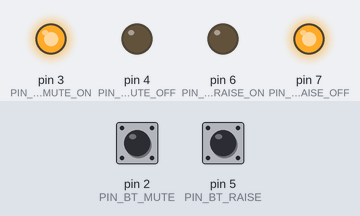
This program was run on a simulated Arduino Micro, built with avr-gcc and run on an emulated ATmega32U4. On the bench: output pins drawn as LEDs (lit = HIGH). Dashed ring = blinking. Inputs (shaded band) come from the test bench; at power-on: pin 2 (PIN_BT_MUTE) HIGH, pin 5 (PIN_BT_RAISE) HIGH. USB keyboard and mouse output is not drawn.

Above: at 1.2 s.
1.3 s: pin 2 (PIN_BT_MUTE) pulled LOW for 3.2 s
At 1.8 s:
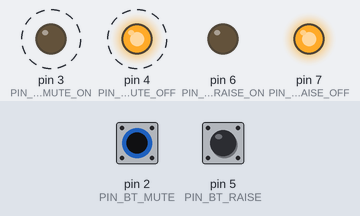
6.0 s: pin 5 (PIN_BT_RAISE) pulled LOW for 0.15 s
At 7.3 s:
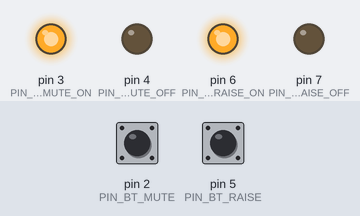
7.6 s: pin 2 (PIN_BT_MUTE) pulled LOW for 0.15 s
At 8.0 s:
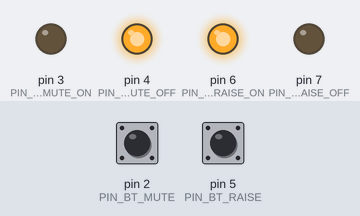
9.2 s: pin 5 (PIN_BT_RAISE) pulled LOW for 3.2 s
At 9.7 s:
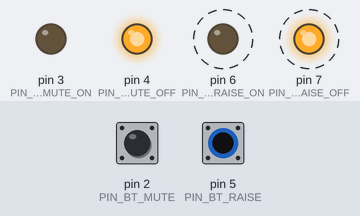
Timing chart, 0 to 13.8 s (numbered marks = the images above; inputs shaded):
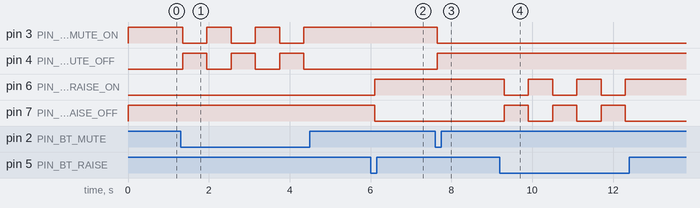

Measured:
- after the input at 1.3 s, pin 3 (PIN_LED_MUTE_ON): alternates HIGH for 0.60 s and LOW for 0.60 s, 6 changes in all, then stays HIGH, starting after 0.05 s; pin 4 (PIN_LED_MUTE_OFF): alternates HIGH for 0.60 s and LOW for 0.60 s, 6 changes in all, then stays LOW, starting after 0.05 s
- after the input at 6.0 s, pin 6 (PIN_LED_RAISE_ON): LOW → HIGH after 0.10 s; pin 7 (PIN_LED_RAISE_OFF): HIGH → LOW after 0.10 s
- after the input at 7.6 s, pin 3 (PIN_LED_MUTE_ON): HIGH → LOW after 0.05 s; pin 4 (PIN_LED_MUTE_OFF): LOW → HIGH after 0.05 s
- after the input at 9.2 s, pin 6 (PIN_LED_RAISE_ON): alternates HIGH for 0.60 s and LOW for 0.60 s, 6 changes in all, then stays HIGH, starting after 0.10 s; pin 7 (PIN_LED_RAISE_OFF): alternates HIGH for 0.60 s and LOW for 0.60 s, 6 changes in all, then stays LOW, starting after 0.10 s

The program:

main.cpp
```cpp
#include "Arduino.h"
#include "Keyboard.h"

#include "configuration.h"
#include "pins.h"

bool isMute = INIT_MUTE;
bool isRaise = INIT_RAISE;

void pinModeOutOff(int pin) {
  pinMode(pin, OUTPUT);
  digitalWrite(pin, LOW);
}

void ledWrite(int led, bool state, bool en, bool inv) {
  if(en) {
    if(!inv) {
      digitalWrite(led, state);
    } else {
      digitalWrite(led, !state);
    }
  }
}

bool btRead(int bt, bool en, bool inv) {
  bool t1 = false;
  bool t2 = false;
  if(en) {
    if(!inv) {
      t1 = !digitalRead(bt);
    } else {
      t1 = digitalRead(bt);
    }
    delay(50);
    if(!inv) {
      t2 = !digitalRead(bt);
    } else {
      t2 = digitalRead(bt);
    }
    if(t1 == LOW || t2 == LOW) {
      return(LOW);
    } else {
      return(HIGH);
    }
  } else {
    return(LOW);
  }
}

void pressCombination(char k1, bool k2en, char k2, bool k3en, char k3) {
  Keyboard.press(k1);
  if(k2en) {
    Keyboard.press(k2);
  }
  if(k3en) {
    Keyboard.press(k3);
  }
  delay(100);
  Keyboard.releaseAll();
}


void setup() {
  pinMode(PIN_BT_MUTE, INPUT_PULLUP);
  pinMode(PIN_BT_RAISE, INPUT_PULLUP);
  pinModeOutOff(PIN_LED_MUTE_ON);
  pinModeOutOff(PIN_LED_MUTE_OFF);
  pinModeOutOff(PIN_LED_RAISE_ON);
  pinModeOutOff(PIN_LED_RAISE_OFF);
  ledWrite(PIN_LED_MUTE_ON, HIGH, LED_MUTE_ON_EN, LED_MUTE_ON_INV);
  ledWrite(PIN_LED_RAISE_OFF, HIGH, LED_RAISE_OFF_EN, LED_RAISE_OFF_INV);
  Keyboard.begin();
}

void loop() {
  if(btRead(PIN_BT_MUTE, BT_MUTE_EN, BT_MUTE_INV)) {
    if(isMute) {
      ledWrite(PIN_LED_MUTE_OFF, HIGH, LED_MUTE_OFF_EN, LED_MUTE_OFF_INV);
      ledWrite(PIN_LED_MUTE_ON, LOW, LED_MUTE_ON_EN, LED_MUTE_ON_INV);
      pressCombination(UNMUTE_KEY_1, UNMUTE_EN_2, UNMUTE_KEY_2, UNMUTE_EN_3, UNMUTE_KEY_3);
      isMute = false;
    } else {
      ledWrite(PIN_LED_MUTE_OFF, LOW, LED_MUTE_OFF_EN, LED_MUTE_OFF_INV);
      ledWrite(PIN_LED_MUTE_ON, HIGH, LED_MUTE_ON_EN, LED_MUTE_ON_INV);
      pressCombination(MUTE_KEY_1, MUTE_EN_2, MUTE_KEY_2, MUTE_EN_3, MUTE_KEY_3);
      isMute = true;
    }
    delay(400);
  }
  if(btRead(PIN_BT_RAISE, BT_RAISE_EN, BT_RAISE_INV)) {
    if(!isRaise) {
      ledWrite(PIN_LED_RAISE_ON, HIGH, LED_RAISE_ON_EN, LED_RAISE_ON_INV);
      ledWrite(PIN_LED_RAISE_OFF, LOW, LED_RAISE_OFF_EN, LED_RAISE_OFF_INV);
      pressCombination(RAISE_KEY_1, RAISE_EN_2, RAISE_KEY_2, RAISE_EN_3, RAISE_KEY_3);
      isRaise = true;
    } else {
      ledWrite(PIN_LED_RAISE_ON, LOW, LED_RAISE_ON_EN, LED_RAISE_ON_INV);
      ledWrite(PIN_LED_RAISE_OFF, HIGH, LED_RAISE_OFF_EN, LED_RAISE_OFF_INV);
      pressCombination(UNRAISE_KEY_1, UNRAISE_EN_2, UNRAISE_KEY_2, UNRAISE_EN_3, UNRAISE_KEY_3);
      isRaise = false;
    }
    delay(400);
  }
}
```

configuration.h
```cpp
//This is the configuration file. Here you can setup your remote to fit your needs.


//**COMMANDS**
//This is the commands section. Here you can define, which keys have to pressed for the different functions.
//Alphanumerical keys are written as numbers('1') or lowercase letters in single quotation marks('a')
//The same applies to common symbols like ; - * etc.(';')
//Special keys and modifier-keys are written as key-codes(KEY_LEFT_CTRL)
//You can find all the key-codes at: https://www.arduino.cc/reference/en/language/functions/usb/keyboard/keyboardmodifiers/
//Each function can have up to 3 keys pressed simultaneously but doesn't have to
//The second an third key can be disabled for each function

//Command: Mute
#define MUTE_KEY_1 KEY_LEFT_CTRL
#define MUTE_EN_2 true
#define MUTE_KEY_2 KEY_LEFT_SHIFT
#define MUTE_EN_3 true
#define MUTE_KEY_3 'm'

//Command: Un-Mute
#define UNMUTE_KEY_1 KEY_LEFT_CTRL
#define UNMUTE_EN_2 true
#define UNMUTE_KEY_2 KEY_LEFT_SHIFT
#define UNMUTE_EN_3 true
#define UNMUTE_KEY_3 'm'

//Command Raise-Hand
#define RAISE_KEY_1 KEY_LEFT_CTRL
#define RAISE_EN_2 true
#define RAISE_KEY_2 KEY_LEFT_SHIFT
#define RAISE_EN_3 true
#define RAISE_KEY_3 'k'

//Command Un-Raise-Hand
#define UNRAISE_KEY_1 KEY_LEFT_CTRL
#define UNRAISE_EN_2 true
#define UNRAISE_KEY_2 KEY_LEFT_SHIFT
#define UNRAISE_EN_3 true
#define UNRAISE_KEY_3 'k'


//**BUTTONS**
//This is the buttons section. Here you can define, how your buttons work
//In general, there are 2 settings:
//  1. Enabling or disabling Buttons completely (LED_xx_EN). Disable Buttons if not connected.
//  2. Inverting the Buttons polarity (BT_xx_INV). This inverts buttons in ther on/off state. Can be used if Normaly-Closed Buttons are used.

//Button: Mute
#define BT_MUTE_EN true
#define BT_MUTE_INV false

//Button: Raise-Hand
#define BT_RAISE_EN true
#define BT_RAISE_INV false


//**LIGHTING**
//This is the lighting section. Here you can define, how your buttons should light up
//In general, there are 2 settings:
//  1. Enabling or disabling LEDs completely (LED_xx_yy_EN). Disable LEDs if not connected, or not wanted to light up
//  2. Inverting the LEDs output (LED_xx_yy_INV). This can be used when LEDs inverted in their on/off state, for example when using a transistor to control them

//Lighting: Mute
#define LED_MUTE_ON_EN true
#define LED_MUTE_ON_INV false
#define LED_MUTE_OFF_EN true
#define LED_MUTE_OFF_INV false

//Lighting: Mute
#define LED_RAISE_ON_EN true
#define LED_RAISE_ON_INV false
#define LED_RAISE_OFF_EN true
#define LED_RAISE_OFF_INV false


//**INIT**
//This is the initailisation section. Here you can define, in which state the remote is on startup
//You can choose if you are muted or unmuted, and if your hand is raised, when the remote gets connected

//Init: Mute
#define INIT_MUTE true

//Init: Hand-Raised
#define INIT_RAISE false
```

pins.h
```cpp
//This is the pinout file. If you used other pins on your remote, you can change them here

//Mute Button
#define PIN_BT_MUTE 2
#define PIN_LED_MUTE_ON 3
#define PIN_LED_MUTE_OFF 4

//Raise-Hand Button
#define PIN_BT_RAISE 5
#define PIN_LED_RAISE_ON 6
#define PIN_LED_RAISE_OFF 7
```
